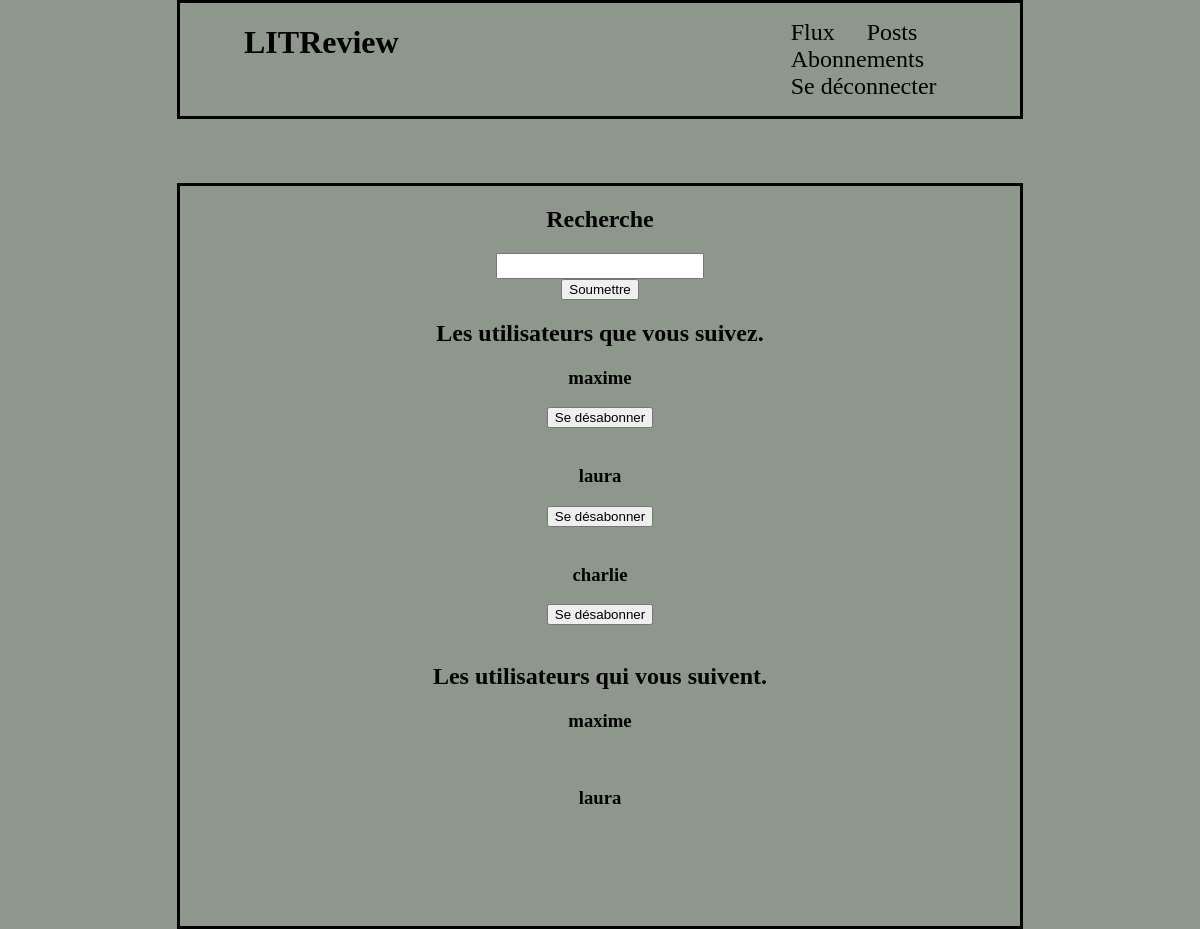
The app's page /follow/ (signed in) with its own data.
### home/models.py (models this page shows)
class UserFollows(models.Model):
    user = models.ForeignKey(
        to=settings.AUTH_USER_MODEL,
        on_delete=models.CASCADE,
        related_name='following',
    )
    followed_user = models.ForeignKey(
        to=settings.AUTH_USER_MODEL,
        on_delete=models.CASCADE,
        related_name='followed_by',
    )
    class Meta:
        unique_together = ('user',
                           'followed_user',)

class Account(AbstractUser):
    pass

### home/views.py (the view)
# urls.py: path('follow/', views.display_user, name='display_user'),
@login_required(login_url='/account/login')
def display_user(request):
    if request.method == 'POST':
        username = request.POST.get('recherche')
        user_search = Account.objects.filter(username=username)
        search = {'user_search': user_search}
        return render(request, 'display_user.html', search)
    user_follow = UserFollows.objects.filter(user=request.user)
    followed = UserFollows.objects.filter(followed_user=request.user)
    context = {'user_follow': user_follow, 'followed': followed}
    return render(request, 'display_user.html', context)

### home/templates/display_user.html (shortened to what this page needs)
{% extends 'index.html' %}
{% load static %}
{% block content %}
<link rel="stylesheet" type="text/css" href="{% static 'follow.css' %}">
<h1 class="block">Recherche</h1>
<form method="post">
    <input type="text" name="recherche">
    <button class="buttom" type="submit">Soumettre</button>
</form>
{% if user_follow %}
<h1 class="block" > Les utilisateurs que vous suivez.</h1>
   {% for user in user_follow %}
       <h3> {{ user.followed_user.username }}</h3>
       <button class="buttom" onclick="window.location.href='{% url 'home:del_follow' user.followed_user.id %}'"> Se désabonner </button>
        <br>
   {% endfor %}
{% endif %}
{% if followed %}
<h1 class="block">Les utilisateurs qui vous suivent.</h1>
   {% for user in followed %}
       <h3>{{ user.user.username}}</h3>
       <br>
   {% endfor %}
{% endif %}
{% endblock %}

### static/style.css (style rules this page uses)
body { background-color: rgb(141, 151, 140 ); margin: 0 auto; display: flex; flex-direction: column; align-items: center; }

### static/follow.css (style rules this page uses)
h1, h3 { text-align: center; }
input { width: 200px; height: 20px; display: block; margin-left: auto; margin-right: auto; }
.buttom { display: block; margin-left: auto; margin-right: auto; }

### records on screen
UserFollows: followed_user.username "maxime"
UserFollows: followed_user.username "laura"
UserFollows: followed_user.username "charlie"
UserFollows: user.username "maxime"
UserFollows: user.username "laura"
